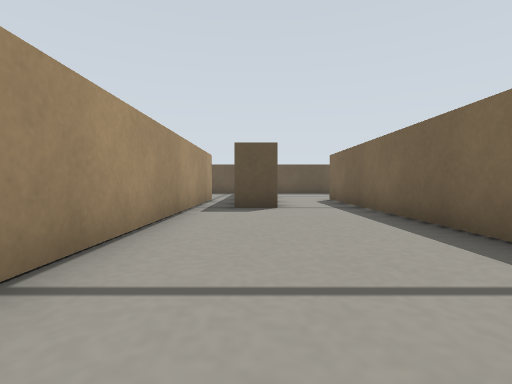
[1] (above)

18 first-person views from a walk through a world built for the Gazebo simulator. The camera is 0.12 m above the floor, tilts 2° down and sees 85° across. The floor is counted in squares, 0.2 m on a side. Each view is taken from the middle of a square. On the plan, view 1 faces up. The plan holds only what a view shows up to about 9 squares ahead; the rest is blank.

[2]
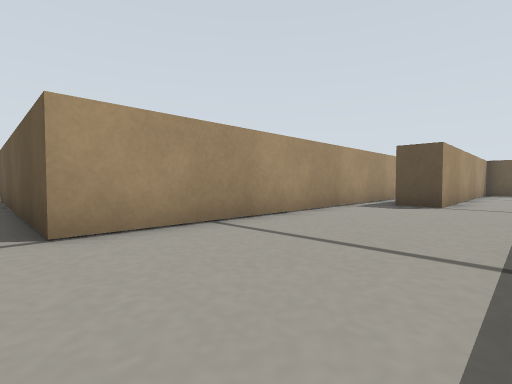

[3]
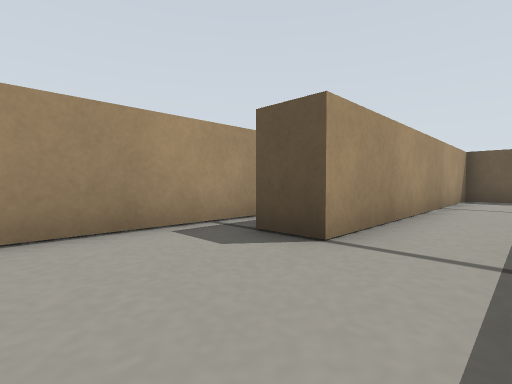

[4]
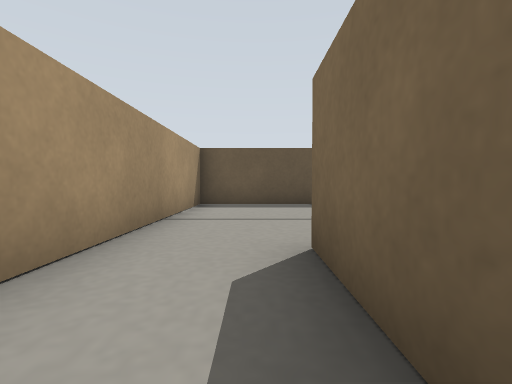

[5]
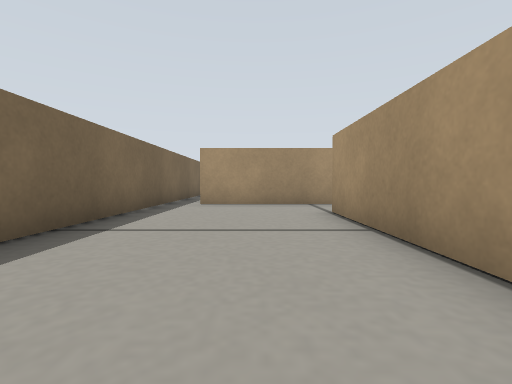

[6]
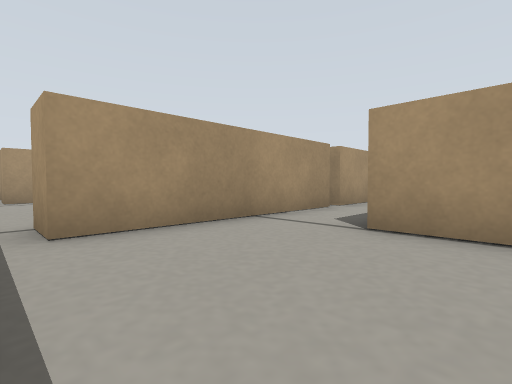

[7]
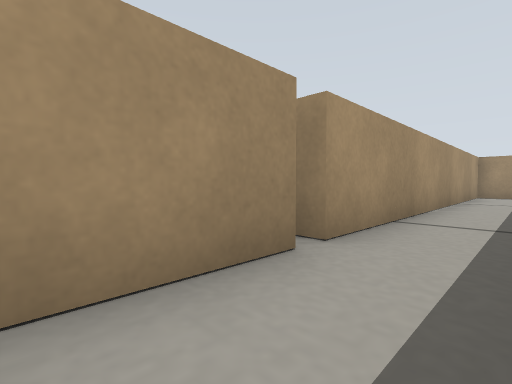

[8]
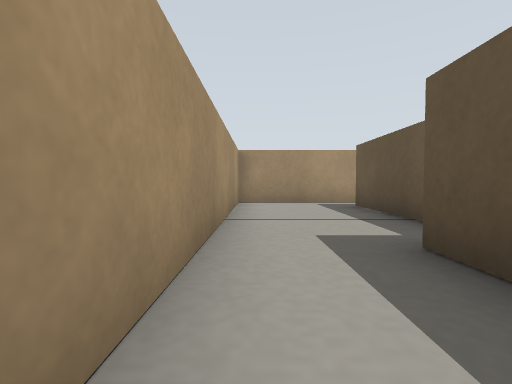

[9]
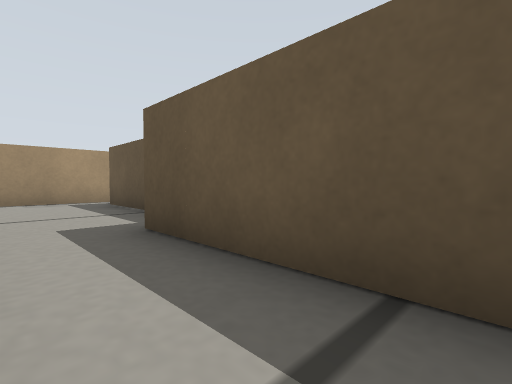

[10]
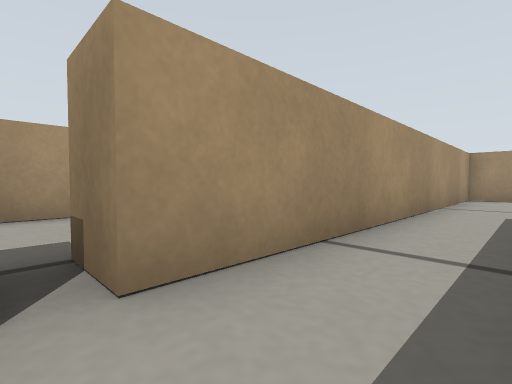

[11]
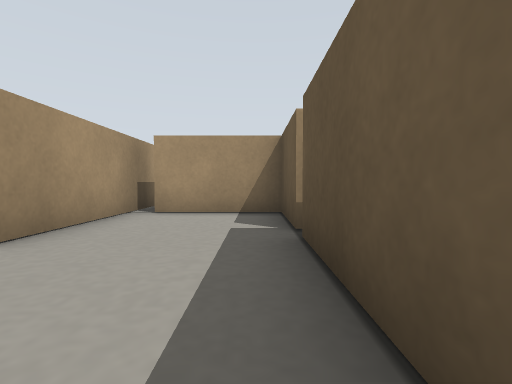

[12]
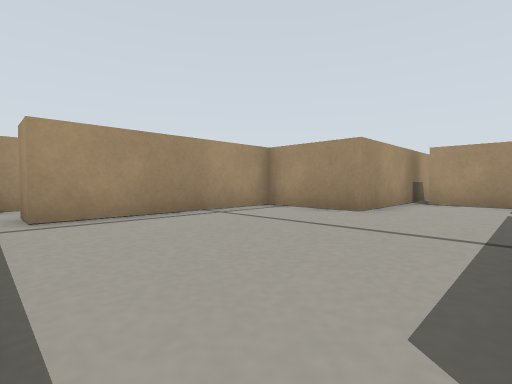

[13]
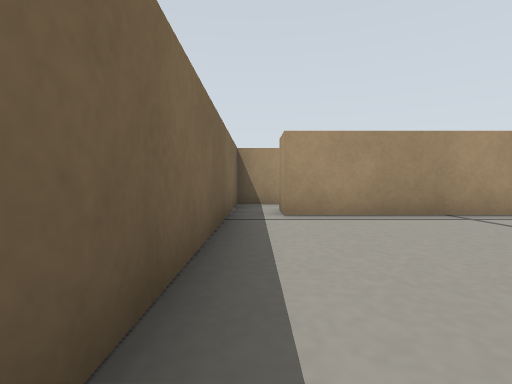

[14]
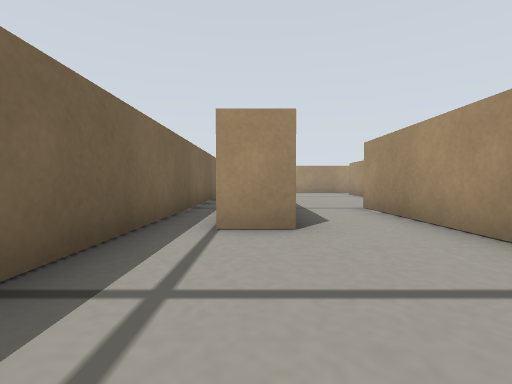

[15]
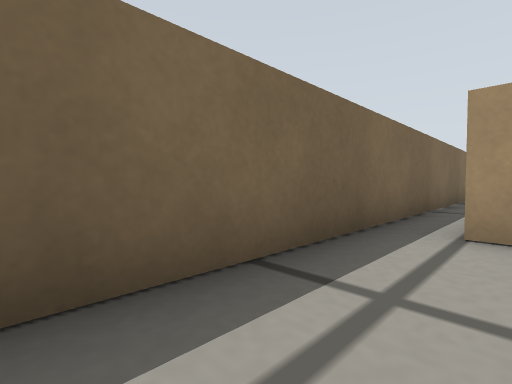

[16]
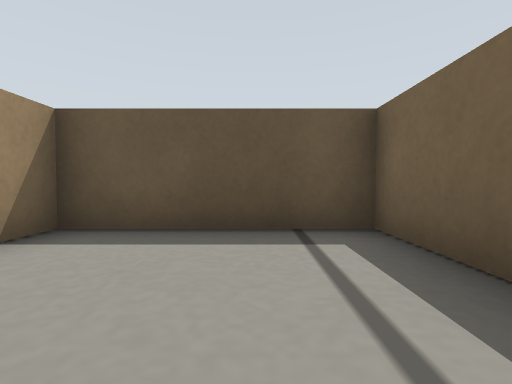

[17]
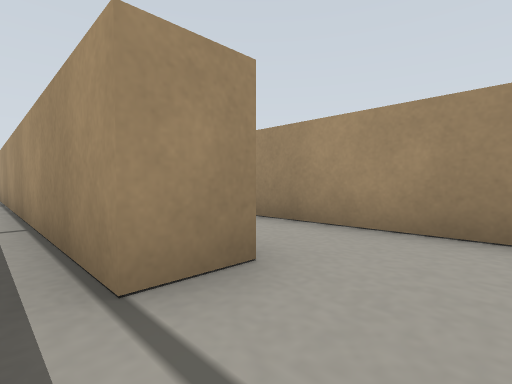

[18]
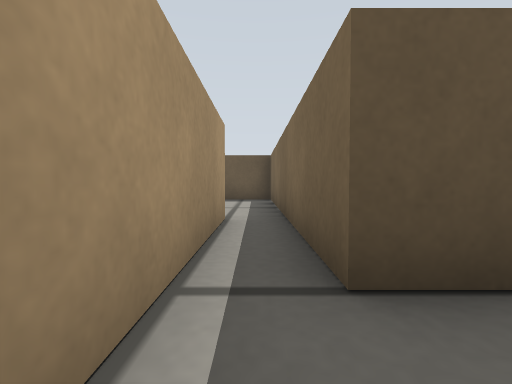

### Floor plan
Ten units are one square. View 1 is at (0, 0); x grows to the right and y downward. Boxes are objects, and circles mark ways between rooms. Rooms are numbered by the first view taken in them; rooms with no view inside come last. Other rooms are left out.
<svg viewBox="-155 -150 205 250">
<path fill="none" stroke="#000" d="M-15 -95 -15 5 -95 5M-41 25 15 25M25 25 25 -95 35 -95M-111 -5 -140 -5M35 -145 5 -145 5 -65 -5 -65 -5 -138M-150 -9 -150 25 -45 25M-15 35 -40 35M-45 35 -65 35 -65 60M15 25 15 35M25 85 25 25M-69 65 -35 65 -35 90 15 90M45 -25 45 -145 35 -145M35 -95 35 6"/>
<circle cx="20" cy="30" r="3" fill="#2a7"/>
<circle cx="30" cy="-120" r="3" fill="#2a7"/>
<text x="-10" y="-40">1</text>
<text x="-10" y="60">2</text>
<text x="40" y="-20">3</text>
</svg>
Room 1 opens to room 2. Room 1 opens to room 3.

Where each view was taken, in squares from view 1:
view 1: 0 up, 0 right, facing up
view 2: 1 down, 2 right, facing up-left
view 3: 4 up, 2 right, facing up-left
view 4: 7 up, 2 right, facing up
view 5: 5 up, 0 right, facing down
view 6: 1 up, 2 right, facing down-left
view 7: 1 down, 2 left, facing down-left
view 8: 2 down, 7 left, facing left
view 9: 2 down, 6 left, facing up-left
view 10: 1 down, 4 left, facing down-left
view 11: 4 down, 1 left, facing left
view 12: 4 down, 2 right, facing down-left
view 13: 4 down, 2 right, facing down
view 14: 13 up, 3 right, facing down
view 15: 13 up, 3 right, facing down-right
view 16: 11 up, 3 right, facing up
view 17: 11 up, 4 right, facing down-left
view 18: 5 up, 1 left, facing up
